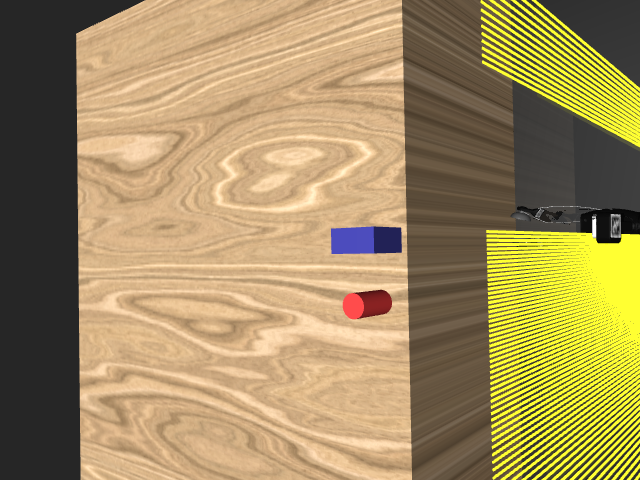
#> input picture saved_picture/camera_rgb.png, 640 x 480 px, found by its file name
$ python color_probe.py
#> lines starting #> are read from the running program, lines starting #| are printed output that depends on the picture; after the words box and inside, x2 and y2 are one past the last pixel; in counts of white or black regions, pixels touching at a corner belong together; long printed decimals are rounded
import cv2 as cv
import numpy as np
from pathlib import Path


def get_object_info(mask):
    contours, hierarchy= cv.findContours(
        mask,
        cv.RETR_EXTERNAL,
        cv.CHAIN_APPROX_SIMPLE
    )

    if not contours:
        return None

    target_contour = max(contours, key=cv.contourArea)

    x, y, w, h = cv.boundingRect(target_contour)

    center_x = x + w * 0.5
    center_y = y + h * 0.5

    return {
        'bbox': (x, y, w, h),
        'center': (center_x, center_y),
    }

image_read = cv.imread('/home/yu/stretch_rebuild/saved_picture/camera_rgb.png')
#> image_read is the input picture: shape (480, 640, 3); mean B, G, R 94.8, 142, 162.8

if image_read is None:
    raise RuntimeError(f'未读取图片:{image_read}')

camera_depth_path = Path('/home/yu/stretch_rebuild/saved_picture/camera_depth.npy')
loaded_camera_depth = np.load(camera_depth_path)
#> (reads saved_picture/camera_depth.npy from the repository)

if loaded_camera_depth.shape[:2] != image_read.shape[:2]:
    raise RuntimeError(f'{image_read.shape}尺寸不一致')

intrinsics_path = Path('/home/yu/stretch_rebuild/saved_picture/camera_intrinsics.npz')
with np.load(intrinsics_path) as intrinsics:
#> (reads saved_picture/camera_intrinsics.npz from the repository)
    fx = float(intrinsics['fx'])
    fy = float(intrinsics['fy'])
    cx = float(intrinsics['cx'])
    cy = float(intrinsics['cy'])
    intrinsics_width = int(intrinsics['width'])
    intrinsics_height = int(intrinsics['height'])

if(intrinsics_height, intrinsics_width) != image_read.shape[:2]:
    raise RuntimeError('内参对应的图像尺寸与当前图片不一致')

print(f'内参图像宽度:{intrinsics_width}')
print(f'内参图像高度:{intrinsics_height}')
print(f'读取fx:{fx:.6f}')
print(f'读取fy:{fy:.6f}')
print(f'读取cx:{cx:.6f}')
print(f'读取cy:{cy:.6f}')

pose_path = Path('/home/yu/stretch_rebuild/saved_picture/camera_pose.npz')
with np.load(pose_path) as pose:
#> (reads saved_picture/camera_pose.npz from the repository)
    position = pose['position']
    rotation = pose['rotation']

if position.shape != (3,):
    raise RuntimeError('相机位置状态错误')
if rotation.shape != (3, 3):
    raise RuntimeError('相机角度状态错误')

hsv_image = cv.cvtColor(image_read, cv.COLOR_BGR2HSV)
#> hsv_image: shape (480, 640, 3); mean H, S, V 16.2, 89.2, 163.4

lower_blue = np.array([100, 80, 40], dtype=np.uint8)
upper_blue = np.array([130, 255, 255], dtype=np.uint8)
lower_red_first = np.array([0, 80, 40], dtype=np.uint8)
upper_red_first = np.array([10, 255, 255], dtype=np.uint8)
lower_red_scened = np.array([170, 80, 40], dtype=np.uint8)
upper_red_secend = np.array([179, 255, 255], dtype=np.uint8)

red_mask_frist = cv.inRange(hsv_image, lower_red_first, upper_red_first)
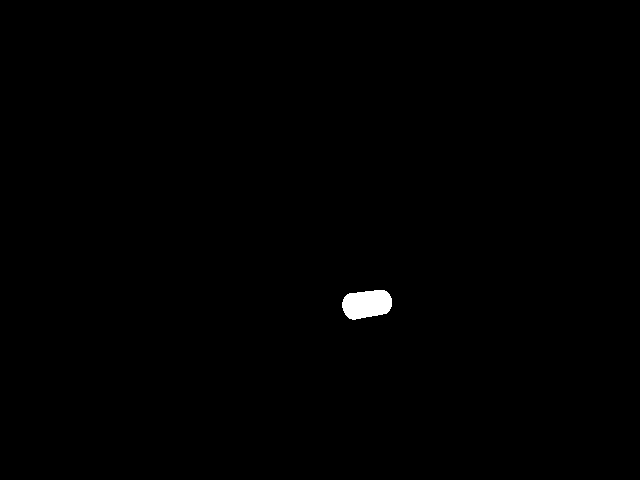
#> red_mask_frist: shape (480, 640); 0.38% white; 1 white region, box (x1, y1, x2, y2) and area: (342, 290, 392, 320) 1180
red_mask_secend = cv.inRange(hsv_image, lower_red_scened, upper_red_secend)
#> red_mask_secend: shape (480, 640); every value is 0

blue_mask = cv.inRange(hsv_image, lower_blue, upper_blue)
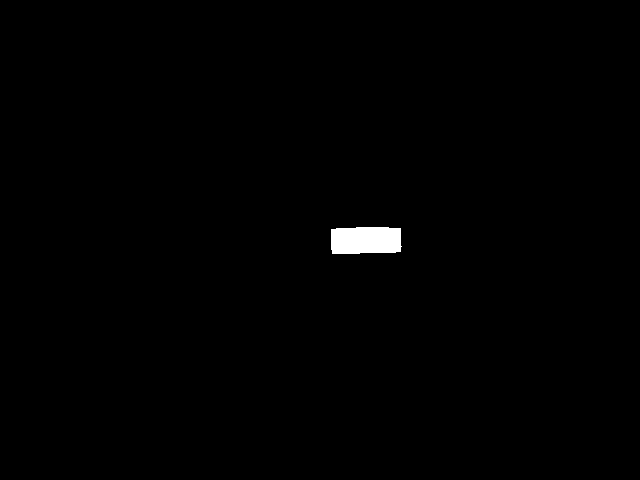
#> blue_mask: shape (480, 640); 0.59% white; 1 white region
red_mask = cv.bitwise_or(red_mask_frist, red_mask_secend)

blue_mask_path = '/home/yu/stretch_rebuild/saved_picture/blue_mask.png'
saved_blue = cv.imwrite(str(blue_mask_path), blue_mask)
red_mask_path = '/home/yu/stretch_rebuild/saved_picture/red_mask.png'
saved_red = cv.imwrite(str(red_mask_path), red_mask)

if not saved_blue:
    raise RuntimeError(f'蓝色掩膜保存失败:{saved_blue}')
if not saved_red:
    raise RuntimeError(f'红色掩膜保存失败:{saved_red}')

blue_pixel_count = cv.countNonZero(blue_mask)
#> blue_pixel_count = 1799
red_pixel_count = cv.countNonZero(red_mask)
#> red_pixel_count = 1180

print(f'蓝色掩膜形状:{blue_mask.shape}')
#| 蓝色掩膜形状:(480, 640)
print(f'蓝色掩膜类型:{blue_mask.dtype}')
#| 蓝色掩膜类型:uint8
print(f'蓝色像素数量:{blue_pixel_count}')
#| 蓝色像素数量:1799
print(f'蓝色是否保存成功:{saved_blue}')
#| 蓝色是否保存成功:True
print(f'红色掩膜形状:{red_mask.shape}')
#| 红色掩膜形状:(480, 640)
print(f'红色掩膜类型:{red_mask.dtype}')
#| 红色掩膜类型:uint8
print(f'红色像素数量:{red_pixel_count}')
#| 红色像素数量:1180
print(f'红色是否保存成功:{saved_red}')
#| 红色是否保存成功:True

blue_info = get_object_info(blue_mask)
#> in get_object_info, `contours, hierarchy= cv.findContours( mask, cv.RETR_EXTERNAL, cv.CHAIN..`: contours = 1 contour; box (x1, y1, x2, y2) and area: (331, 227, 402, 254) 1706
#> in get_object_info, `target_contour = max(contours, key=cv.contourArea)`: target_contour = contour of 19 points, box (x1, y1, x2, y2) (331, 227, 402, 254), area 1706
#> in get_object_info, `x, y, w, h = cv.boundingRect(target_contour)`: x = 331; y = 227; w = 71; h = 27
#> in get_object_info, `center_x = x + w * 0.5`: center_x = 366.5
#> in get_object_info, `center_y = y + h * 0.5`: center_y = 240.5
#> blue_info = {'bbox': (331, 227, 71, 27), 'center': (366.5, 240.5)}
red_info = get_object_info(red_mask)
#> in get_object_info (call 2), `contours, hierarchy= cv.findContours( mask, cv.RETR_EXTERNAL, cv.CHAIN..`: contours = 1 contour; box (x1, y1, x2, y2) and area: (342, 290, 392, 320) 1118
#> red_info = {'bbox': (342, 290, 50, 30), 'center': (367, 305)}

annotated_image = image_read.copy()

if blue_info is None:
    print('未找到蓝色目标')
else:
    print(f"蓝色边框:{blue_info['bbox']}")
#| 蓝色边框:(331, 227, 71, 27)
    print(f"蓝色中心:{blue_info['center']}")
#| 蓝色中心:(366.5, 240.5)
    x, y, w, h = blue_info['bbox']
#> x = 331; y = 227; w = 71; h = 27
    center_x, center_y = blue_info['center']
#> center_x = 366.5; center_y = 240.5

    pixel_x = round(center_x)
#> pixel_x = 366
    pixel_y = round(center_y)
#> pixel_y = 240

    blue_depth = loaded_camera_depth[pixel_y, pixel_x]
#> blue_depth = 0.869
    print(f'蓝色中心像素坐标:({pixel_x}, {pixel_y})')
#| 蓝色中心像素坐标:(366, 240)
    print(f'蓝色中心深度:{blue_depth:.6f}m')
#| 蓝色中心深度:0.869183m

    blue_camera_Z = blue_depth
#> blue_camera_Z = 0.869
    blue_camera_X = ((pixel_x - cx) * blue_camera_Z) / fx
#> blue_camera_X = 0.0698
    blue_camera_Y = ((pixel_y - cy) * blue_camera_Z) / fy
#> blue_camera_Y = 0.00075
    print(f'蓝色相机Z坐标:{blue_camera_Z:.6f}m')
#| 蓝色相机Z坐标:0.869183m
    print(f'蓝色相机X坐标:{blue_camera_X:.6f}m')
#| 蓝色相机X坐标:0.069755m
    print(f'蓝色相机Y坐标:{blue_camera_Y:.6f}m')
#| 蓝色相机Y坐标:0.000750m

    blue_mujoco_point = np.array(
        [blue_camera_X, -blue_camera_Y, -blue_camera_Z],
        dtype=np.float64
    )
#> blue_mujoco_point = [0.0698, -0.00075, -0.869]
    blue_world_point = rotation @ blue_mujoco_point + position
#> blue_world_point = [0.00428, -0.526, 0.559]
    print(f'蓝色相机mujoco坐标:{blue_mujoco_point}')
#| 蓝色相机mujoco坐标:[ 6.97552874e-02 -7.50056853e-04 -8.69182765e-01]
    print(f'蓝色相机世界坐标:{blue_world_point}')
#| 蓝色相机世界坐标:[ 0.004276  -0.5261   0.5589]
    print(f'蓝色相机世界坐标形状:{blue_world_point.shape}')
#| 蓝色相机世界坐标形状:(3,)

    cv.rectangle(
        annotated_image,
        (x, y),
        (x + w - 1, y + h - 1),
        (0, 255, 0),
        thickness=2
    )
    cv.circle(
        annotated_image,
        (round(center_x), round(center_y)),
        radius=4,
        color=(0, 255, 255),
        thickness=-1
    )
#> annotated_image: shape (480, 640, 3); mean B, G, R 94.5, 142.2, 162.6

if red_info is None:
    print('未找到红色目标')
else:
    print(f"红色边框:{red_info['bbox']}")
#| 红色边框:(342, 290, 50, 30)
    print(f"红色中心:{red_info['center']}")
#| 红色中心:(367.0, 305.0)
    x, y, w, h = red_info['bbox']
#> x = 342; y = 290; w = 50; h = 30
    center_x, center_y = red_info['center']
#> center_x = 367; center_y = 305

    pixel_x = round(center_x)
#> pixel_x = 367
    pixel_y = round(center_y)
#> pixel_y = 305

    red_depth = loaded_camera_depth[pixel_y, pixel_x]
#> red_depth = 0.878
    print(f'红色中心像素坐标:({pixel_x}, {pixel_y})')
#| 红色中心像素坐标:(367, 305)
    print(f'红色中心深度:{red_depth:.6f}m')
#| 红色中心深度:0.878336m

    red_camera_Z = red_depth
#> red_camera_Z = 0.878
    red_camera_X = ((pixel_x - cx) * red_camera_Z) / fx
#> red_camera_X = 0.072
    red_camera_Y = ((pixel_y - cy) * red_camera_Z) / fy
#> red_camera_Y = 0.0993
    print(f'红色相机Z坐标:{red_camera_Z:.6f}m')
#| 红色相机Z坐标:0.878336m
    print(f'红色相机X坐标:{red_camera_X:.6f}m')
#| 红色相机X坐标:0.072006m
    print(f'红色相机Y坐标:{red_camera_Y:.6f}m')
#| 红色相机Y坐标:0.099292m

    red_mujoco_point = np.array(
        [red_camera_X, -red_camera_Y, -red_camera_Z],
        dtype=np.float64
    )
#> red_mujoco_point = [0.072, -0.0993, -0.878]
    red_world_point = rotation @ red_mujoco_point + position
#> red_world_point = [0.103, -0.53, 0.55]
    print(f'红色相机mujoco坐标:{red_mujoco_point}')
#| 红色相机mujoco坐标:[ 0.07201 -0.09929 -0.8783]
    print(f'红色相机世界坐标:{red_world_point}')
#| 红色相机世界坐标:[ 0.1028 -0.5299   0.5503]
    print(f'红色相机世界坐标形状:{red_world_point.shape}')
#| 红色相机世界坐标形状:(3,)

    cv.rectangle(
        annotated_image,
        (x, y),
        (x + w - 1, y + h - 1),
        (0, 255, 0),
        thickness=2
    )
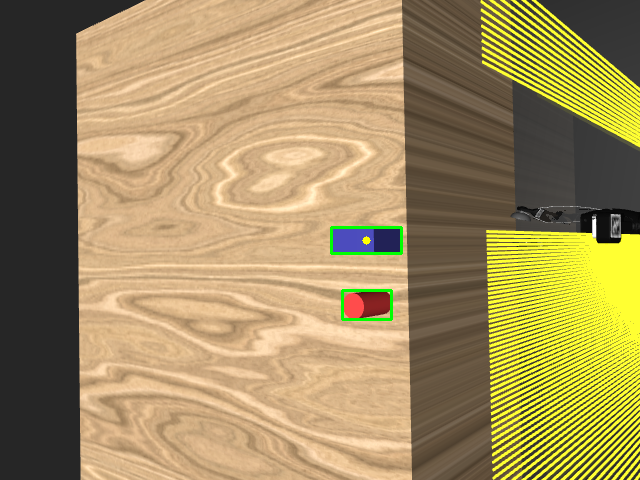
#> annotated_image: shape (480, 640, 3); mean B, G, R 94.3, 142.4, 162.3
    cv.circle(
        annotated_image,
        (round(center_x), round(center_y)),
        radius=4,
        color=(0, 255, 255),
        thickness=-1
    )
#> annotated_image: shape (480, 640, 3); 0.02% of pixels changed, all inside (x1, y1, x2, y2) = (363, 301, 372, 310)

if blue_info is None or red_info is None:
    raise RuntimeError('目标不完整，无法保存两个世界坐标')
target_points_path = Path(
    '/home/yu/stretch_rebuild/saved_picture/target_points.npz'
)
np.savez(
    target_points_path,
    blue=blue_world_point,
    red=red_world_point
)
print(f'世界坐标保存至:{target_points_path}')

with np.load(target_points_path) as saved_points:
    print(f'文件中的键:{saved_points.files}')

    loaded_blue_point = saved_points['blue']
    loaded_red_point = saved_points['red']

print(f'读回蓝色坐标形状:{loaded_blue_point.shape}')
print(f'读回红色坐标形状:{loaded_red_point.shape}')

blue_equal = np.array_equal(loaded_blue_point, blue_world_point)
#> blue_equal = True
red_equal = np.array_equal(loaded_red_point, red_world_point)
#> red_equal = True

print(f'蓝色保存前后是否一致:{blue_equal}')
#| 蓝色保存前后是否一致:True
print(f'红色保存前后是否一致:{red_equal}')
#| 红色保存前后是否一致:True

detection_path = '/home/yu/stretch_rebuild/saved_picture/detection.png'
saved_detection = cv.imwrite(str(detection_path), annotated_image)

if not saved_detection:
    raise RuntimeError(f'标注图片保存失败:{detection_path}')
print(f'标注图片保存是否成功:{saved_detection}')
#| 标注图片保存是否成功:True
print(f'保存至:{detection_path}')
